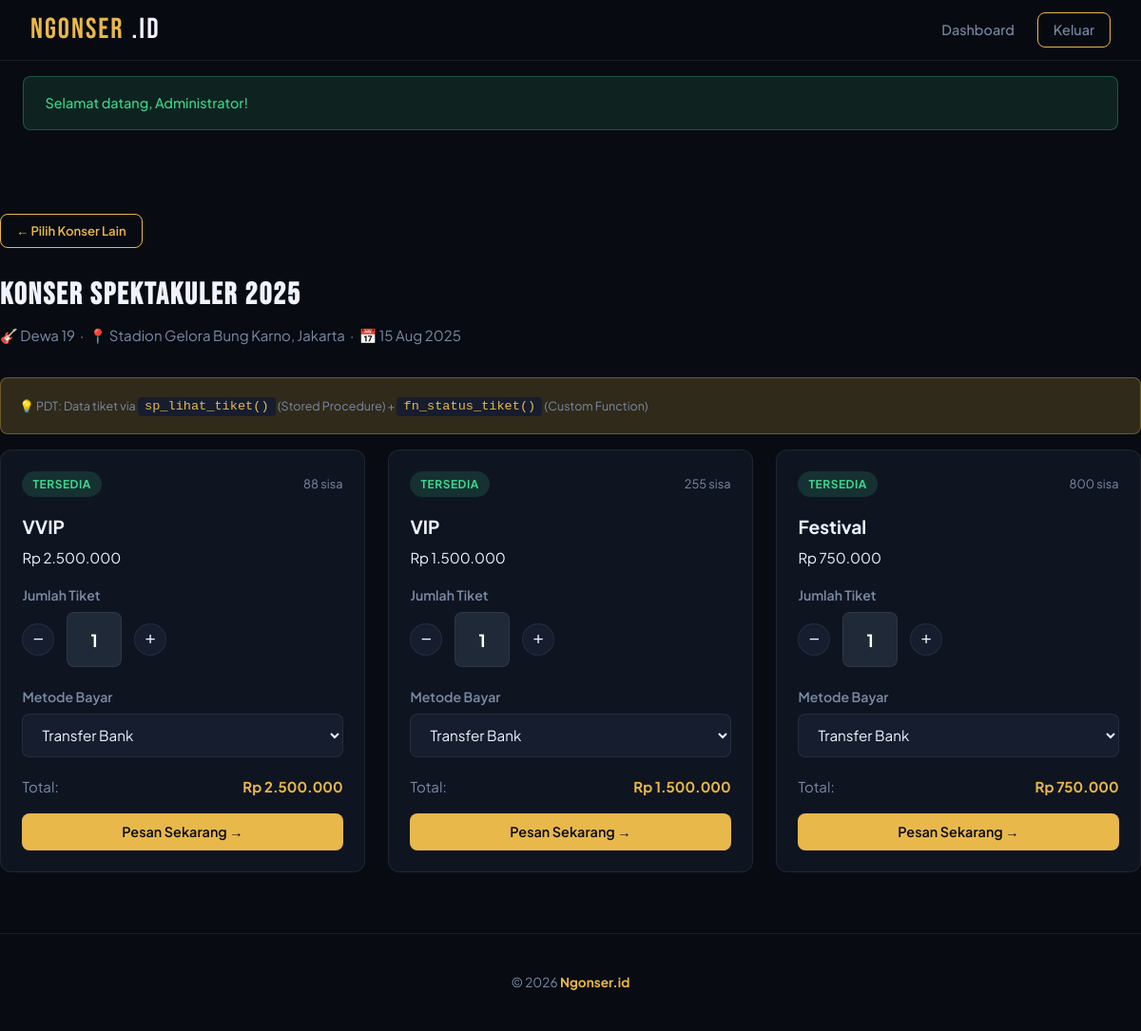
/booking.php?konser=1 (signed in), run on an earlier commit of the app's database.
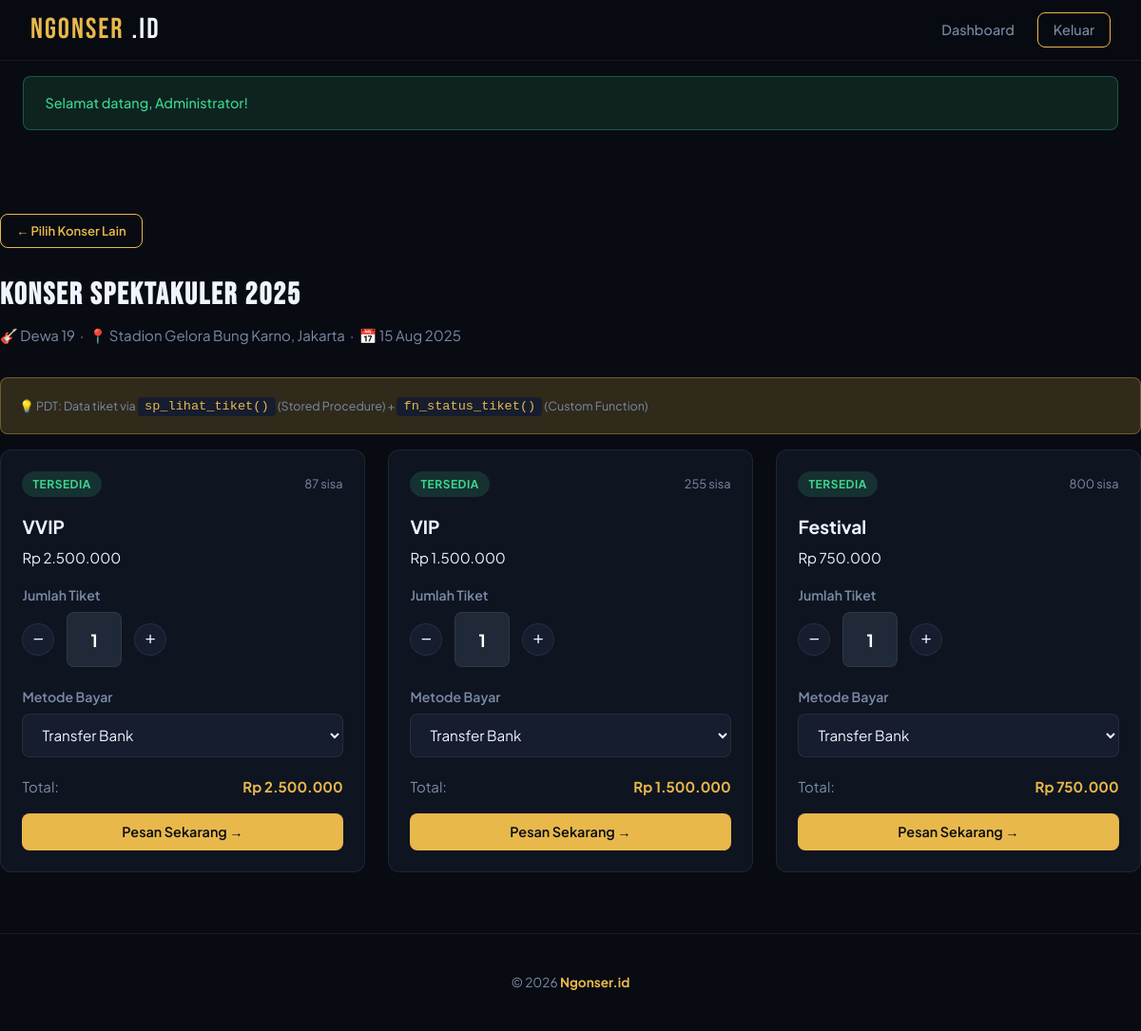
And on a later commit of the database.
### tables this page shows
CREATE TABLE `tiket` (
  `id` int NOT NULL AUTO_INCREMENT,
  `konser_id` int NOT NULL,
  `kategori` varchar(100) NOT NULL,
  `harga` decimal(12,2) NOT NULL,
  `kuota` int NOT NULL DEFAULT '0',
  `terjual` int NOT NULL DEFAULT '0',
  `keterangan` text,
  PRIMARY KEY (`id`),
  KEY `konser_id` (`konser_id`),
  CONSTRAINT `tiket_ibfk_1` FOREIGN KEY (`konser_id`) REFERENCES `konser` (`id`) ON DELETE CASCADE
);

### config/database.php (called while the page is built, shortened)
<?php
function e(string $str): string {
    return htmlspecialchars($str, ENT_QUOTES, 'UTF-8');
}

### booking.php (the view, shortened to what the changed rows need)
<?php
require_once __DIR__ . '/config/database.php';
$db     = getDB();
$viewBayar = null;
$konserData = null;
$tiketList  = [];
if (isset($_GET['konser'])) {
    $konserID = (int)$_GET['konser'];
    $stmt = $db->prepare("SELECT * FROM konser WHERE id = ? LIMIT 1");
    $stmt->bind_param('i', $konserID);
    $stmt->execute();
    $konserData = $stmt->get_result()->fetch_assoc();
    $result = $db->query("CALL sp_lihat_tiket($konserID)");
    $tiketList = ($result instanceof mysqli_result) ? $result->fetch_all(MYSQLI_ASSOC) : [];
}
?>
<!DOCTYPE html>
<html lang="id">
<head>
  <link rel="stylesheet" href="<?= APP_URL ?>/assets/css/style.css">
</head>
<body>
<div class="container section">
  <?php if ($viewBayar): ?>
  <div style="max-width:560px;margin:0 auto;">
    <h1 class="page-title">KONFIRMASI BAYAR</h1>
    <p class="page-subtitle">Selesaikan pembayaranmu sekarang!</p>
    <div class="card">
      <div class="card-body">
        <div class="highlight-box">
          <div style="font-size:.8rem;color:var(--text-muted);">Kode Transaksi</div>
          <code style="font-size:1.1rem;"><?= e($viewBayar['kode_transaksi']) ?></code>
        </div>
        <div class="divider"></div>
        <table style="border:none;width:100%">
          <tr><td class="text-muted" style="border:none;padding:.4rem 0">Konser</td><td style="border:none;padding:.4rem 0;font-weight:600"><?= e($viewBayar['nama_konser']) ?></td></tr>
          <tr><td class="text-muted" style="border:none;padding:.4rem 0">Artis</td><td style="border:none;padding:.4rem 0"><?= e($viewBayar['artis']) ?></td></tr>
          <tr><td class="text-muted" style="border:none;padding:.4rem 0">Tanggal</td><td style="border:none;padding:.4rem 0"><?= date('d M Y', strtotime($viewBayar['tanggal_konser'])) ?></td></tr>
          <tr><td class="text-muted" style="border:none;padding:.4rem 0">Venue</td><td style="border:none;padding:.4rem 0"><?= e($viewBayar['venue']) ?></td></tr>
          <tr><td class="text-muted" style="border:none;padding:.4rem 0">Kategori</td><td style="border:none;padding:.4rem 0"><?= e($viewBayar['kategori']) ?></td></tr>
          <tr><td class="text-muted" style="border:none;padding:.4rem 0">Jumlah</td><td style="border:none;padding:.4rem 0"><?= $viewBayar['jumlah_tiket'] ?> tiket</td></tr>
          <tr><td class="text-muted" style="border:none;padding:.4rem 0">Metode</td><td style="border:none;padding:.4rem 0"><?= e($viewBayar['metode_bayar']) ?></td></tr>
          <tr><td class="text-muted" style="border:none;padding:.4rem 0">Status</td><td style="border:none;padding:.4rem 0"><?= slugStatus($viewBayar['status']) ?></td></tr>
        </table>
        <div class="divider"></div>
        <div class="d-flex justify-between align-center">
          <span class="text-muted">Total Pembayaran</span>
          <span class="stat-value" style="font-size:1.6rem;"><?= formatRupiah($viewBayar['total_harga']) ?></span>
        </div>
        <?php if ($viewBayar['status'] === 'pending'): ?>
        <div class="mt-3">
          <p class="text-muted mb-2" style="font-size:.85rem;">
            Simulasi: Klik tombol di bawah untuk mengkonfirmasi pembayaran.<br>
            <em>Trigger <code>trg_after_update_transaksi</code> akan otomatis memotong stok tiket.</em>
          </p>
          <form method="POST">
            <input type="hidden" name="action"   value="bayar">
            <input type="hidden" name="kode_trx" value="<?= e($viewBayar['kode_transaksi']) ?>">
            <button type="submit" class="btn btn-success btn-block">✅ Konfirmasi Pembayaran</button>
          </form>
        </div>
        <?php else: ?>
          <div class="flash flash-success mt-3">✅ Pembayaran sudah dikonfirmasi!</div>
        <?php endif; ?>
      </div>
    </div>
    <a href="<?= APP_URL ?>/dashboard.php" class="btn btn-outline mt-3">← Kembali ke Dashboard</a>
  </div>
  <?php elseif ($konserData && !empty($tiketList)): ?>
  <h1 class="page-title"><?= e($konserData['nama_konser']) ?></h1>
  <div class="grid-3">
    <?php foreach ($tiketList as $t): ?>
    <div class="card">
      <div class="card-body">
        <div class="d-flex justify-between align-center mb-2">
          <span class="badge <?= $t['ketersediaan']==='HABIS'?'badge-danger':($t['ketersediaan']==='HAMPIR HABIS'?'badge-warning':'badge-success') ?>">
            <?= e($t['ketersediaan']) ?>
          </span>
          <span class="text-muted" style="font-size:.8rem;"><?= $t['sisa'] ?> sisa</span>
        </div>
        <h3 style="font-size:1.2rem;margin-bottom:.3rem;"><?= e($t['kategori']) ?></h3>
        <div class="price" style="margin-bottom:1rem;"><?= e($t['harga_format']) ?></div>
        <?php
        $sisa = (int)($t['sisa'] ?? 0);
        $hargaRaw = (float)($t['harga'] ?? 0);
if ($hargaRaw <= 0 && isset($t['harga_format'])) {
    $hargaRaw = (float) str_replace(['Rp', '.', ',', ' '], '', $t['harga_format']);
}
        ?>
        <?php if ($sisa > 0): ?>
        <form method="POST" data-harga="<?= $hargaRaw ?>">
          <div class="form-group">
            <label class="form-label">Jumlah Tiket</label>
            <div class="ticket-counter">
  <button type="button" class="btn-minus">−</button>
  <input
  type="text"
  name="jumlah"
  value="1"
  min="1"
  max="<?= min($sisa,5) ?>"
  class="form-control"
  readonly
  style="color:#ffffff !important; background:#1f2937 !important; text-align:center !important; font-size:18px !important; font-weight:700 !important; width:58px !important; height:58px !important;"
>
  <button type="button" class="btn-plus">+</button>
</div>
          </div>
          <div class="form-group">
            <label class="form-label">Metode Bayar</label>
            <select name="metode" class="form-control">
              <option value="transfer_bank">Transfer Bank</option>
            </select>
          </div>
          <div class="d-flex justify-between align-center mb-2">
            <span class="text-muted">Total:</span>
            <strong id="total-harga" class="text-accent"><?= formatRupiah($hargaRaw) ?></strong>
          </div>
          <button type="submit" class="btn btn-primary btn-block">Pesan Sekarang →</button>
        </form>
        <?php else: ?>
          <button class="btn btn-sm btn-block" disabled style="opacity:.5;background:var(--bg-elevated);color:var(--text-muted);">Tiket Habis</button>
        <?php endif; ?>
      </div>
    </div>
    <?php endforeach; ?>
  </div>
  <?php endif; ?>
</div>
</body>
</html>

What changed in the data, as far as the page shows it:
changed tiket "VVIP": sisa "88" → "87"
